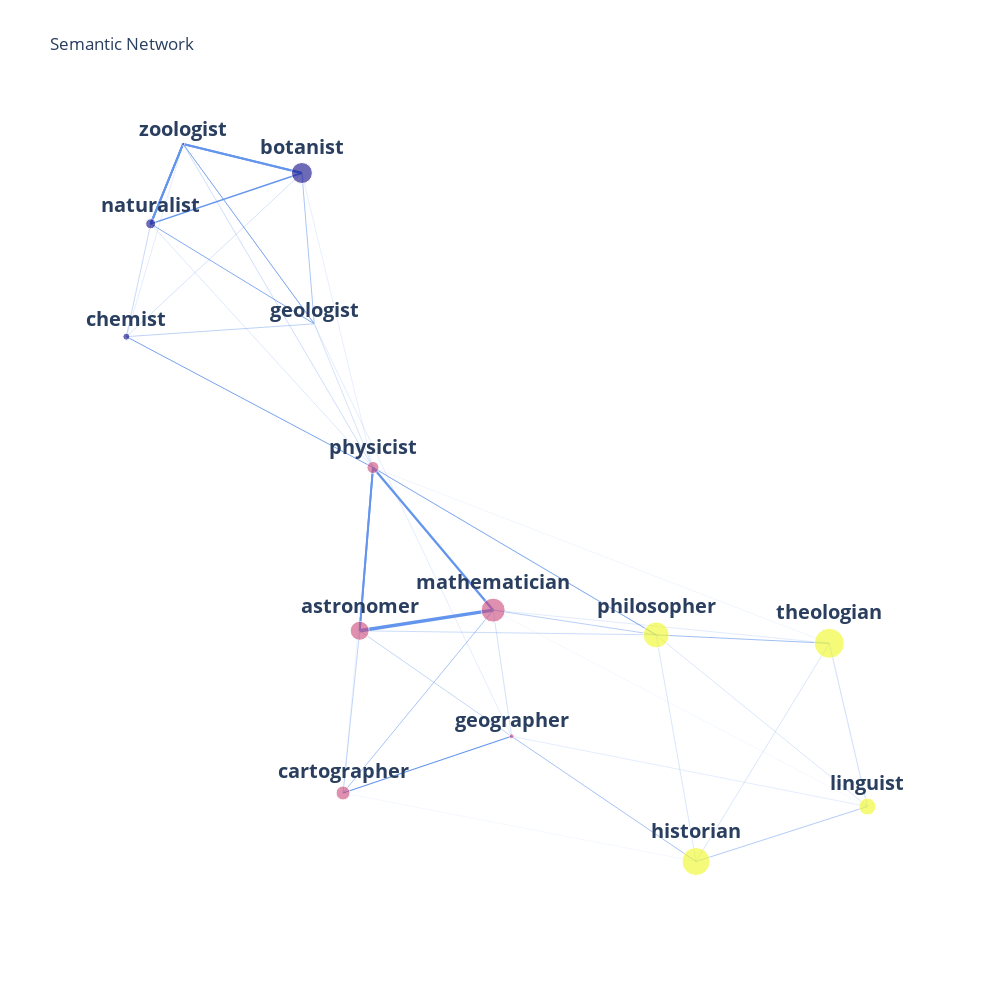

The notebook cell this image was saved under:
### Code cell
rang = ranges[1]

df_filter_1 = df_filter[(df_filter['year']>=rang[0])&(df_filter['year']<=rang[1])]
df_filter_1 = df_filter_1.explode('occupation')
df_filter_1 = df_filter_1[df_filter_1['occupation'].isin(load_occupations)]
df_filter_1 = df_filter_1.drop('year', axis=1).drop_duplicates()
df_filter_1 = df_filter_1.sort_values('cultural_score', ascending=False).reset_index(drop=True)
top_individuals = df_filter_1[['wikidata_id', 'cultural_score']].drop_duplicates()
top_individuals = top_individuals.head(n_top_individuals)
df_filter_1 = df_filter_1[df_filter_1['wikidata_id'].isin(top_individuals['wikidata_id'])]
df_filter_1 = df_filter_1[['wikidata_id', 'occupation']].drop_duplicates()

model = SemanticNetworks(df_filter_1, index_var = 'wikidata_id', variables = ['occupation'])

fig = model.fit_draw(
        top_n=50,
        global_filter=0,
        n_neighbours=5,
        method="force_directed",
        n_cluster=1,
        bin_number=30,
        black_hole_force=0,
        color="community",
        size="size",
        symbol="entity",
        textfont_size=20,
        edge_size=7,
        height=1000,
        width=1000,
        template="plotly_white",
    )

fig.show()

name = str(rang[0]) + '-' + str(rang[1])
# Enregistrer l'image en PNG haute qualité
fig.write_image(f"save_figures/{name}.png", width=800, height=800, scale=7)

### Figure 1 — Plotly figure (JSON) as saved in the notebook; plotly's stock layout.template omitted (floating-point values rounded to 4 significant figures)
{"data": [{"line": {"color": "cornflowerblue", "width": 0.3981}, "mode": "lines", "type": "scatter", "x": [-0.1597, -0.1702, null], "y": [-0.08231, -0.2181, null]}, {"line": {"color": "cornflowerblue", "width": 0.3754}, "mode": "lines", "type": "scatter", "x": [-0.1597, -0.06419, null], "y": [-0.08231, -0.1706, null]}, {"line": {"color": "cornflowerblue", "width": 3.5}, "mode": "lines", "type": "scatter", "x": [-0.1597, -0.07578, null], "y": [-0.08231, -0.06503, null]}, {"line": {"color": "cornflowerblue", "width": 0.3348}, "mode": "lines", "type": "scatter", "x": [-0.1597, 0.0268, null], "y": [-0.08231, -0.08575, null]}, {"line": {"color": "cornflowerblue", "width": 1.899}, "mode": "lines", "type": "scatter", "x": [-0.1597, -0.1514, null], "y": [-0.08231, 0.05434, null]}, {"line": {"color": "cornflowerblue", "width": 1.899}, "mode": "lines", "type": "scatter", "x": [-0.1597, -0.1514, null], "y": [-0.08231, 0.05434, null]}, {"line": {"color": "cornflowerblue", "width": 0.07676}, "mode": "lines", "type": "scatter", "x": [-0.1702, 0.05186, null], "y": [-0.2181, -0.2754, null]}, {"line": {"color": "cornflowerblue", "width": 0.09941}, "mode": "lines", "type": "scatter", "x": [-0.1702, -0.1514, null], "y": [-0.2181, 0.05434, null]}, {"line": {"color": "cornflowerblue", "width": 1.112}, "mode": "lines", "type": "scatter", "x": [-0.1702, -0.06419, null], "y": [-0.2181, -0.1706, null]}, {"line": {"color": "cornflowerblue", "width": 0.3127}, "mode": "lines", "type": "scatter", "x": [-0.1702, -0.07578, null], "y": [-0.2181, -0.06503, null]}, {"line": {"color": "cornflowerblue", "width": 0.3127}, "mode": "lines", "type": "scatter", "x": [-0.1702, -0.07578, null], "y": [-0.2181, -0.06503, null]}, {"line": {"color": "cornflowerblue", "width": 0.5819}, "mode": "lines", "type": "scatter", "x": [-0.06419, 0.05186, null], "y": [-0.1706, -0.2754, null]}, {"line": {"color": "cornflowerblue", "width": 0.1738}, "mode": "lines", "type": "scatter", "x": [-0.06419, -0.1883, null], "y": [-0.1706, 0.1746, null]}, {"line": {"color": "cornflowerblue", "width": 0.2886}, "mode": "lines", "type": "scatter", "x": [-0.06419, -0.07578, null], "y": [-0.1706, -0.06503, null]}, {"line": {"color": "cornflowerblue", "width": 0.09134}, "mode": "lines", "type": "scatter", "x": [-0.06419, 0.1597, null], "y": [-0.1706, -0.2294, null]}, {"line": {"color": "cornflowerblue", "width": 0.09134}, "mode": "lines", "type": "scatter", "x": [-0.06419, 0.1597, null], "y": [-0.1706, -0.2294, null]}, {"line": {"color": "cornflowerblue", "width": 0.07429}, "mode": "lines", "type": "scatter", "x": [-0.07578, 0.1597, null], "y": [-0.06503, -0.2294, null]}, {"line": {"color": "cornflowerblue", "width": 0.4545}, "mode": "lines", "type": "scatter", "x": [-0.07578, 0.0268, null], "y": [-0.06503, -0.08575, null]}, {"line": {"color": "cornflowerblue", "width": 2.321}, "mode": "lines", "type": "scatter", "x": [-0.07578, -0.1514, null], "y": [-0.06503, 0.05434, null]}, {"line": {"color": "cornflowerblue", "width": 0.09835}, "mode": "lines", "type": "scatter", "x": [-0.07578, 0.1357, null], "y": [-0.06503, -0.0928, null]}, {"line": {"color": "cornflowerblue", "width": 0.09835}, "mode": "lines", "type": "scatter", "x": [-0.07578, 0.1357, null], "y": [-0.06503, -0.0928, null]}, {"line": {"color": "cornflowerblue", "width": 0.2427}, "mode": "lines", "type": "scatter", "x": [0.0268, 0.05186, null], "y": [-0.08575, -0.2754, null]}, {"line": {"color": "cornflowerblue", "width": 0.2285}, "mode": "lines", "type": "scatter", "x": [0.0268, 0.1597, null], "y": [-0.08575, -0.2294, null]}, {"line": {"color": "cornflowerblue", "width": 0.6152}, "mode": "lines", "type": "scatter", "x": [0.0268, 0.1357, null], "y": [-0.08575, -0.0928, null]}, {"line": {"color": "cornflowerblue", "width": 0.5349}, "mode": "lines", "type": "scatter", "x": [0.0268, -0.1514, null], "y": [-0.08575, 0.05434, null]}, {"line": {"color": "cornflowerblue", "width": 0.5349}, "mode": "lines", "type": "scatter", "x": [0.0268, -0.1514, null], "y": [-0.08575, 0.05434, null]}, {"line": {"color": "cornflowerblue", "width": 0.1553}, "mode": "lines", "type": "scatter", "x": [-0.1514, -0.1961, null], "y": [0.05434, 0.3008, null]}, {"line": {"color": "cornflowerblue", "width": 0.8818}, "mode": "lines", "type": "scatter", "x": [-0.1514, -0.3065, null], "y": [0.05434, 0.1638, null]}, {"line": {"color": "cornflowerblue", "width": 0.2715}, "mode": "lines", "type": "scatter", "x": [-0.1514, -0.1883, null], "y": [0.05434, 0.1746, null]}, {"line": {"color": "cornflowerblue", "width": 0.2082}, "mode": "lines", "type": "scatter", "x": [-0.1514, -0.2912, null], "y": [0.05434, 0.2583, null]}, {"line": {"color": "cornflowerblue", "width": 0.0926}, "mode": "lines", "type": "scatter", "x": [-0.1514, 0.1357, null], "y": [0.05434, -0.0928, null]}, {"line": {"color": "cornflowerblue", "width": 0.165}, "mode": "lines", "type": "scatter", "x": [-0.1514, -0.2709, null], "y": [0.05434, 0.3251, null]}, {"line": {"color": "cornflowerblue", "width": 0.165}, "mode": "lines", "type": "scatter", "x": [-0.1514, -0.2709, null], "y": [0.05434, 0.3251, null]}, {"line": {"color": "cornflowerblue", "width": 0.5414}, "mode": "lines", "type": "scatter", "x": [-0.1961, -0.1883, null], "y": [0.3008, 0.1746, null]}, {"line": {"color": "cornflowerblue", "width": 0.2664}, "mode": "lines", "type": "scatter", "x": [-0.1961, -0.3065, null], "y": [0.3008, 0.1638, null]}, {"line": {"color": "cornflowerblue", "width": 1.437}, "mode": "lines", "type": "scatter", "x": [-0.1961, -0.2912, null], "y": [0.3008, 0.2583, null]}, {"line": {"color": "cornflowerblue", "width": 2.037}, "mode": "lines", "type": "scatter", "x": [-0.1961, -0.2709, null], "y": [0.3008, 0.3251, null]}, {"line": {"color": "cornflowerblue", "width": 2.037}, "mode": "lines", "type": "scatter", "x": [-0.1961, -0.2709, null], "y": [0.3008, 0.3251, null]}, {"line": {"color": "cornflowerblue", "width": 0.4253}, "mode": "lines", "type": "scatter", "x": [-0.1883, -0.3065, null], "y": [0.1746, 0.1638, null]}, {"line": {"color": "cornflowerblue", "width": 0.8008}, "mode": "lines", "type": "scatter", "x": [-0.1883, -0.2912, null], "y": [0.1746, 0.2583, null]}, {"line": {"color": "cornflowerblue", "width": 0.549}, "mode": "lines", "type": "scatter", "x": [-0.1883, -0.2709, null], "y": [0.1746, 0.3251, null]}, {"line": {"color": "cornflowerblue", "width": 0.549}, "mode": "lines", "type": "scatter", "x": [-0.1883, -0.2709, null], "y": [0.1746, 0.3251, null]}, {"line": {"color": "cornflowerblue", "width": 0.1733}, "mode": "lines", "type": "scatter", "x": [-0.3065, -0.2709, null], "y": [0.1638, 0.3251, null]}, {"line": {"color": "cornflowerblue", "width": 0.1884}, "mode": "lines", "type": "scatter", "x": [-0.3065, -0.2912, null], "y": [0.1638, 0.2583, null]}, {"line": {"color": "cornflowerblue", "width": 0.1884}, "mode": "lines", "type": "scatter", "x": [-0.3065, -0.2912, null], "y": [0.1638, 0.2583, null]}, {"line": {"color": "cornflowerblue", "width": 1.959}, "mode": "lines", "type": "scatter", "x": [-0.2912, -0.2709, null], "y": [0.2583, 0.3251, null]}, {"line": {"color": "cornflowerblue", "width": 1.959}, "mode": "lines", "type": "scatter", "x": [-0.2912, -0.2709, null], "y": [0.2583, 0.3251, null]}, {"line": {"color": "cornflowerblue", "width": 1.959}, "mode": "lines", "type": "scatter", "x": [-0.2912, -0.2709, null], "y": [0.2583, 0.3251, null]}, {"line": {"color": "cornflowerblue", "width": 0.2361}, "mode": "lines", "type": "scatter", "x": [0.05186, 0.1357, null], "y": [-0.2754, -0.0928, null]}, {"line": {"color": "cornflowerblue", "width": 0.2766}, "mode": "lines", "type": "scatter", "x": [0.05186, 0.1597, null], "y": [-0.2754, -0.2294, null]}, {"line": {"color": "cornflowerblue", "width": 0.2766}, "mode": "lines", "type": "scatter", "x": [0.05186, 0.1597, null], "y": [-0.2754, -0.2294, null]}, {"line": {"color": "cornflowerblue", "width": 0.1167}, "mode": "lines", "type": "scatter", "x": [0.1357, 0.1597, null], "y": [-0.0928, -0.2294, null]}, {"line": {"color": "cornflowerblue", "width": 0.1167}, "mode": "lines", "type": "scatter", "x": [0.1357, 0.1597, null], "y": [-0.0928, -0.2294, null]}, {"line": {"color": "cornflowerblue", "width": 0.1167}, "mode": "lines", "type": "scatter", "x": [0.1357, 0.1597, null], "y": [-0.0928, -0.2294, null]}, {"hoverinfo": "text", "marker": {"color": [1, 1, 1, 1, 2, 1, 0, 0, 0, 0, 0, 2, 2, 2], "opacity": [0.6, 0.6, 0.6, 0.6, 0.6, 0.6, 0.6, 0.6, 0.6, 0.6, 0.6, 0.6, 0.6, 0.6], "size": [19, 14, 5, 24, 26, 12, 21, 1, 7, 10, 3, 28, 30, 17], "symbol": [0, 0, 0, 0, 0, 0, 0, 0, 0, 0, 0, 0, 0, 0]}, "mode": "markers+text", "text": ["<b>astronomer</b>", "<b>cartographer</b>", "<b>geographer</b>", "<b>mathematician</b>", "<b>philosopher</b>", "<b>physicist</b>", "<b>botanist</b>", "<b>geologist</b>", "<b>chemist</b>", "<b>naturalist</b>", "<b>zoologist</b>", "<b>historian</b>", "<b>theologian</b>", "<b>linguist</b>"], "textfont": {"size": 20}, "textposition": "top center", "type": "scatter", "x": [-0.1597, -0.1702, -0.06419, -0.07578, 0.0268, -0.1514, -0.1961, -0.1883, -0.3065, -0.2912, -0.2709, 0.05186, 0.1357, 0.1597], "y": [-0.08231, -0.2181, -0.1706, -0.06503, -0.08575, 0.05434, 0.3008, 0.1746, 0.1638, 0.2583, 0.3251, -0.2754, -0.0928, -0.2294]}], "layout": {"height": 1000, "showlegend": false, "title": {"text": "Semantic Network"}, "width": 1000, "xaxis": {"autorange": true, "range": [-0.3357, 0.1928], "showgrid": false, "showticklabels": false, "type": "linear", "zeroline": false}, "yaxis": {"autorange": true, "range": [-0.3244, 0.3619], "showgrid": false, "showticklabels": false, "type": "linear", "zeroline": false}}}
